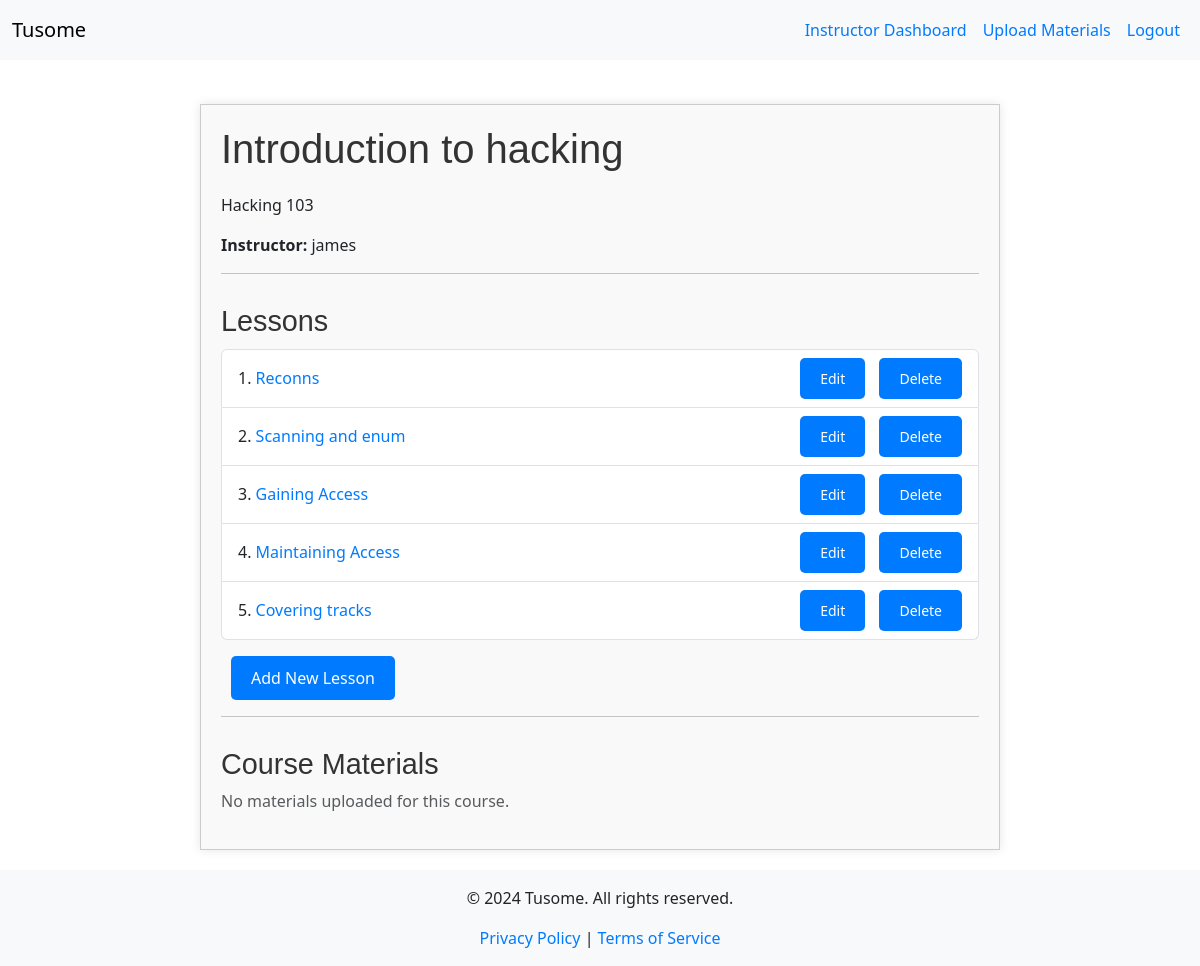
/course/1 (signed in), run on the app's committed database.
### models.py (models this page shows, shortened)
class Course(db.Model):
    id = db.Column(db.Integer, primary_key=True)
    title = db.Column(db.String(200), nullable=False)
    description = db.Column(db.Text, nullable=False)
    is_featured = db.Column(db.Boolean, default=False)
    instructor_id = db.Column(db.Integer, db.ForeignKey('instructor.id'), nullable=False)
    instructor = db.relationship('Instructor', back_populates='courses')
    lessons = db.relationship('Lesson', back_populates='course', lazy=True)
    quizzes = db.relationship('Quiz', back_populates='course', lazy=True)
    materials = db.relationship('CourseMaterial', back_populates='course', lazy=True)
    enrollments = db.relationship('Enrollment', back_populates='course', lazy=True)
    submissions = db.relationship('Submission', back_populates='course', lazy=True)

class User(UserMixin, db.Model):
    id = db.Column(db.Integer, primary_key=True)
    username = db.Column(db.String(150), unique=True, nullable=False)
    password = db.Column(db.String(150), nullable=False)
    role = db.Column(db.Enum(RoleEnum), nullable=False)  # Using Enum for roles
    instructor = db.relationship('Instructor', back_populates='user', uselist=False)
    student = db.relationship('Student', back_populates='user', uselist=False)

class Lesson(db.Model):
    id = db.Column(db.Integer, primary_key=True)
    title = db.Column(db.String(200), nullable=False)
    content = db.Column(db.Text, nullable=False)
    slug = db.Column(db.String(100), unique=True, nullable=False)  # Use this for the URL
    course_id = db.Column(db.Integer, db.ForeignKey('course.id'), nullable=False)
    course = db.relationship('Course', back_populates='lessons')

### app.py (the view)
@app.route('/course/<int:course_id>')
@login_required
def course_details(course_id):
    course = Course.query.get_or_404(course_id)
    if current_user.role == RoleEnum.STUDENT:
        enrollment = Enrollment.query.filter_by(student_id=current_user.student.id, course_id=course_id).first()
        if not enrollment:
            flash('You are not enrolled in this course.', 'danger')
            return redirect(url_for('browse_courses'))
        lessons = course.lessons
        materials = course.materials
        return render_template('course_details.html', course=course, lessons=lessons, materials=materials)
    elif current_user.role == RoleEnum.INSTRUCTOR:
        if course.instructor_id != current_user.instructor.id:
            flash('You do not have permission to view this course.', 'danger')
            return redirect(url_for('instructor_dashboard'))
        lessons = course.lessons
        materials = course.materials
        delete_form = DeleteLessonForm()
        return render_template('course_details.html', course=course, lessons=lessons, materials=materials, form=delete_form)
    else:
        flash('Access denied.', 'danger')
        abort(403)

### app.py (called while the page is built)
@app.context_processor
def inject_current_year():
    return {'current_year': datetime.utcnow().year}

@login_manager.user_loader
def load_user(user_id):
    return User.query.get(int(user_id))

@app.context_processor
def inject_roleenum():
    return dict(RoleEnum=RoleEnum)

### templates/course_details.html (shortened to what this page needs)
{% extends "base.html" %}
{% block content %}
  <div class="course-container">
    <h2>{{ course.title }}</h2>
    <p>{{ course.description }}</p>
    <p><strong>Instructor:</strong> {{ course.instructor.user.username }}</p>
    <hr>
    <h3>Lessons</h3>
    {% if course.lessons %}
      <ul class="list-group">
        {% for lesson in course.lessons %}
          <li class="list-group-item d-flex justify-content-between align-items-center">
            <span>{{ loop.index }}. <a href="{{ url_for('lesson_detail', slug=lesson.slug) }}">{{ lesson.title }}</a></span>
            {% if current_user.is_authenticated and current_user.role == RoleEnum.INSTRUCTOR and course.instructor_id == current_user.instructor.id %}
              <div>
                <a href="{{ url_for('edit_lesson', lesson_id=lesson.id) }}" class="btn btn-sm btn-warning">Edit</a>
                <form action="{{ url_for('delete_lesson', lesson_id=lesson.id) }}" method="POST" style="display:inline;">
                  <button type="submit" class="btn btn-sm btn-danger" onclick="return confirm('Are you sure you want to delete this lesson?');" aria-label="Delete Lesson {{ lesson.title }}">Delete</button>
                </form>
              </div>
            {% endif %}
          </li>
        {% endfor %}
      </ul>
    {% else %}
      <p class="text-muted">No lessons available for this course.</p>
    {% endif %}
    {% if current_user.is_authenticated and current_user.role == RoleEnum.INSTRUCTOR and course.instructor_id == current_user.instructor.id %}
      <a href="{{ url_for('create_lesson', course_id=course.id) }}" class="btn btn-success mt-3">Add New Lesson</a>
    {% endif %}
    <hr>
    <h3>Course Materials</h3>
    {% if materials %}
      <ul class="list-group">
        {% for material in materials %}
          <li class="list-group-item d-flex justify-content-between align-items-center">
            <span>{{ material.filename }} ({{ material.size }} KB)</span>
            <a href="{{ url_for('download_material', material_id=material.id) }}" class="btn btn-secondary btn-sm">Download</a>
          </li>
        {% endfor %}
      </ul>
    {% else %}
      <p class="text-muted">No materials uploaded for this course.</p>
    {% endif %}
  </div>
{% endblock %}

### static/css/style.css (style rules this page uses)
.btn { padding: 10px 20px; border: none; border-radius: 5px; color: white; background-color: #007BFF; text-decoration: none; display: inline-block; transition: background-color 0.3s; }
h1, h2, h3 { color: #333; font-family: 'Arial', sans-serif; }
a { color: #007BFF; text-decoration: none; }
.course-container { max-width: 800px; margin: 20px auto; padding: 20px; border: 1px solid #ccc; box-shadow: 0 0 10px rgba(0, 0, 0, 0.1); background: #f9f9f9; }
.course-container h2 { font-size: 2.5em; margin-bottom: 20px; }
.course-container h3 { font-size: 1.8em; margin-top: 30px; }
.course-container .list-group { margin-top: 10px; }
.course-container .btn { margin-left: 10px; }
html, body { height: 100%; margin: 0; }
body { display: flex; flex-direction: column; }

### templates/base.html (style rules this page uses)
html, body { height: 100%; margin: 0; }
body { display: flex; flex-direction: column; }

### data on the page
Course: title "Introduction to hacking", description "Hacking 103"
User: instructor.user.username "james"
Lesson: title "Reconns"
Lesson: title "Scanning and enum"
Lesson: title "Gaining Access"
Lesson: title "Maintaining Access"
Lesson: title "Covering tracks"
